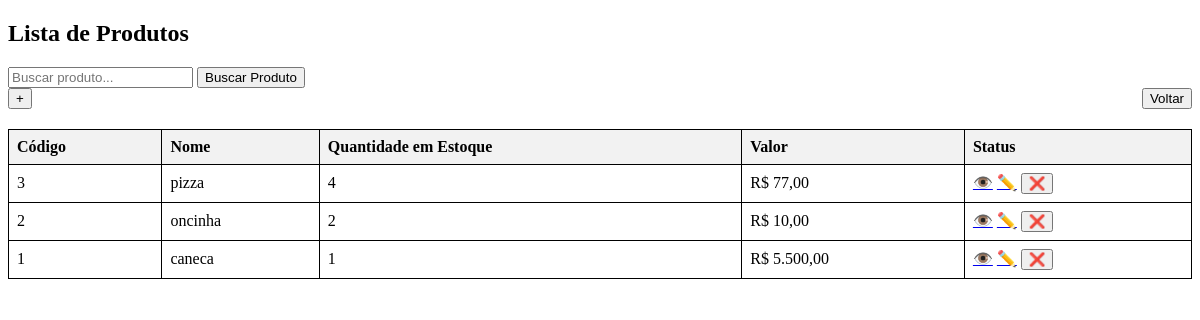
The page /listarprodutos.php on the database its author committed.
### tables this page shows
CREATE TABLE `produtos` (
  `id` bigint(20) NOT NULL,
  `nome` varchar(200) NOT NULL,
  `avaliacao` decimal(2,1) DEFAULT NULL CHECK (`avaliacao` between 1.0 and 5.0 and `avaliacao` MOD 0.5 = 0),
  `descricao` varchar(2000) DEFAULT NULL,
  `preco` decimal(10,2) NOT NULL CHECK (`preco` >= 0),
  `quantidade_estoque` int(11) NOT NULL,
  `status` tinyint(1) NOT NULL DEFAULT 1
);

### listarprodutos.php (the view, shortened to what this page needs)
<?php
include "connectDB.php";
$itens_por_pagina = 10;
$pagina = isset($_GET['pagina']) ? intval($_GET['pagina']) : 1;
$offset = ($pagina - 1) * $itens_por_pagina;
$filtro = isset($_GET['filtro']) ? trim($_GET['filtro']) : '';
$sql = "SELECT id, nome, avaliacao, descricao, preco, quantidade_estoque FROM produtos";
$parametros = [];
$tipos = "";
$sql .= " ORDER BY id DESC LIMIT ?, ?";
$parametros[] = $offset;
$parametros[] = $itens_por_pagina;
$tipos .= "ii";
$stmt = $mysqli->prepare($sql);
$stmt->bind_param($tipos, ...$parametros);
$stmt->execute();
$result = $stmt->get_result();
?>
<!DOCTYPE html>
<html lang="pt-br">
<head>
</head>
<body>
    <h2>Lista de Produtos</h2>
    <form method="GET" action="">
        <input type="text" name="filtro" placeholder="Buscar produto..." value="<?php echo htmlspecialchars($filtro); ?>">
        <button type="submit">Buscar Produto</button>
    </form>
    <div class="buttons-container">
        <button onclick="window.location.href='cadastrarProduto.php'"> + </button>
        <button onclick="window.location.href='backofficeadm.php'">Voltar</button>
    </div>
    <table>
        <tr>
            <th>Código</th>
            <th>Nome</th>
            <th>Quantidade em Estoque</th>
            <th>Valor</th>
            <th>Status</th>
        </tr>
        <?php while ($row = $result->fetch_assoc()) { ?>
        <tr>
            <td><?php echo $row['id']; ?></td>
            <td><?php echo htmlspecialchars($row['nome']); ?></td>
            <td><?php echo $row['quantidade_estoque']; ?></td>
            <td>R$ <?php echo number_format($row['preco'], 2, ',', '.'); ?></td>
            <td>
                <a href="visualizarProduto.php?id=<?php echo $row['id']; ?>">👁️</a>
                <a href="alterarProduto.php?id=<?php echo $row['id']; ?>">✏️</a>
                <button type="button" onclick="confirmarAlteracaoStatus(<?php echo $row['id']; ?>)">❌</button>
            </td>
        </tr>
        <?php } ?>
    </table>
</body>
</html>

### listarprodutos.php (style rules this page uses)
.buttons-container { display: flex; justify-content: space-between; margin-bottom: 20px; }
table { width: 100%; border-collapse: collapse; }
th, td { border: 1px solid black; padding: 8px; text-align: left; }
th { background-color: #f2f2f2; }

### rows shown on the page
produtos: id "3", nome "pizza", quantidade_estoque "4", preco "77,00"
produtos: id "2", nome "oncinha", quantidade_estoque "2", preco "10,00"
produtos: id "1", nome "caneca", quantidade_estoque "1", preco "5.500,00"
